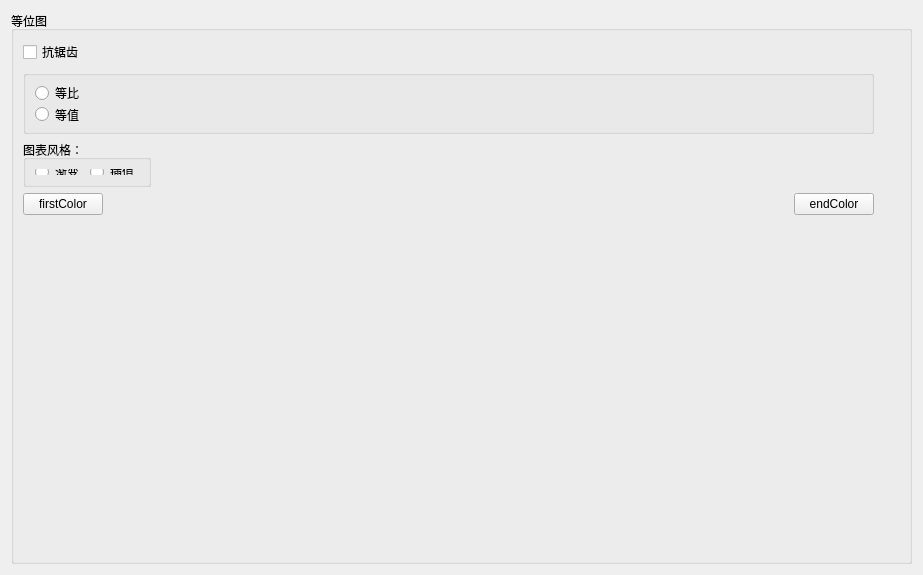
<?xml version="1.0" encoding="UTF-8"?>
<ui version="4.0">
 <class>ContourConfigWidget</class>
 <widget class="QWidget" name="ContourConfigWidget">
  <property name="geometry">
   <rect>
    <x>0</x>
    <y>0</y>
    <width>923</width>
    <height>575</height>
   </rect>
  </property>
  <property name="windowTitle">
   <string>Form</string>
  </property>
  <layout class="QGridLayout" name="gridLayout">
   <item row="0" column="0">
    <widget class="QGroupBox" name="groupBox_7">
     <property name="title">
      <string>等位图</string>
     </property>
     <layout class="QGridLayout" name="gridLayout_2">
      <item row="0" column="0">
       <layout class="QHBoxLayout" name="horizontalLayout_18">
        <item>
         <widget class="QCheckBox" name="concheckBox">
          <property name="text">
           <string>抗锯齿</string>
          </property>
         </widget>
        </item>
        <item>
         <spacer name="horizontalSpacer_16">
          <property name="orientation">
           <enum>Qt::Horizontal</enum>
          </property>
          <property name="sizeHint" stdset="0">
           <size>
            <width>40</width>
            <height>20</height>
           </size>
          </property>
         </spacer>
        </item>
       </layout>
      </item>
      <item row="1" column="0">
       <widget class="QGroupBox" name="groupBox_8">
        <property name="minimumSize">
         <size>
          <width>0</width>
          <height>64</height>
         </size>
        </property>
        <property name="maximumSize">
         <size>
          <width>16777215</width>
          <height>64</height>
         </size>
        </property>
        <property name="title">
         <string/>
        </property>
        <layout class="QGridLayout" name="gridLayout_10">
         <item row="0" column="0">
          <widget class="QRadioButton" name="raidoOfequality">
           <property name="text">
            <string>等比</string>
           </property>
          </widget>
         </item>
         <item row="1" column="0">
          <widget class="QRadioButton" name="equivalent">
           <property name="text">
            <string>等值</string>
           </property>
          </widget>
         </item>
        </layout>
       </widget>
      </item>
      <item row="2" column="0">
       <layout class="QHBoxLayout" name="horizontalLayout_26">
        <item>
         <widget class="QGroupBox" name="groupBox_10">
          <property name="minimumSize">
           <size>
            <width>0</width>
            <height>47</height>
           </size>
          </property>
          <property name="maximumSize">
           <size>
            <width>16777215</width>
            <height>47</height>
           </size>
          </property>
          <property name="title">
           <string>图表风格：</string>
          </property>
          <layout class="QGridLayout" name="gridLayout_12">
           <item row="0" column="0">
            <layout class="QHBoxLayout" name="horizontalLayout_25">
             <item>
              <widget class="QRadioButton" name="ScaledColors">
               <property name="text">
                <string>渐变</string>
               </property>
              </widget>
             </item>
             <item>
              <widget class="QRadioButton" name="FixedColors">
               <property name="text">
                <string>插值</string>
               </property>
              </widget>
             </item>
            </layout>
           </item>
          </layout>
         </widget>
        </item>
        <item>
         <spacer name="horizontalSpacer_20">
          <property name="orientation">
           <enum>Qt::Horizontal</enum>
          </property>
          <property name="sizeHint" stdset="0">
           <size>
            <width>40</width>
            <height>20</height>
           </size>
          </property>
         </spacer>
        </item>
       </layout>
      </item>
      <item row="3" column="0">
       <layout class="QHBoxLayout" name="horizontalLayout_19">
        <item>
         <widget class="QPushButton" name="firstColorBtn">
          <property name="text">
           <string>firstColor</string>
          </property>
         </widget>
        </item>
        <item>
         <spacer name="horizontalSpacer_19">
          <property name="orientation">
           <enum>Qt::Horizontal</enum>
          </property>
          <property name="sizeHint" stdset="0">
           <size>
            <width>40</width>
            <height>20</height>
           </size>
          </property>
         </spacer>
        </item>
        <item>
         <widget class="QPushButton" name="endColorBtn">
          <property name="text">
           <string>endColor</string>
          </property>
         </widget>
        </item>
       </layout>
      </item>
      <item row="4" column="0" colspan="2">
       <widget class="QWidget" name="colorscale" native="true">
        <property name="minimumSize">
         <size>
          <width>0</width>
          <height>100</height>
         </size>
        </property>
        <property name="maximumSize">
         <size>
          <width>16777215</width>
          <height>100</height>
         </size>
        </property>
        <property name="styleSheet">
         <string notr="true">border-color: rgb(0, 0, 0);</string>
        </property>
       </widget>
      </item>
      <item row="5" column="1">
       <spacer name="verticalSpacer_2">
        <property name="orientation">
         <enum>Qt::Vertical</enum>
        </property>
        <property name="sizeHint" stdset="0">
         <size>
          <width>20</width>
          <height>387</height>
         </size>
        </property>
       </spacer>
      </item>
     </layout>
    </widget>
   </item>
  </layout>
 </widget>
 <resources/>
 <connections/>
</ui>
